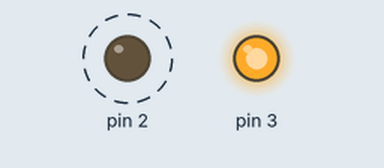
Simulated run of this sketch. Board: Arduino Uno, built with avr-gcc and run on an emulated ATmega328P. Shown: output pins drawn as LEDs (lit = HIGH). Dashed ring = blinking.

Above: at 0.2 s.
Timing chart, 0 to 3.0 s (numbered marks = the images above):
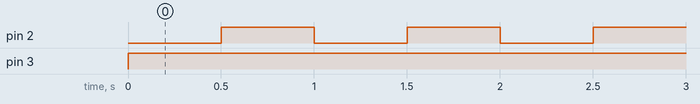

The sketch:

04_LEDTesting.ino
```cpp
void setup(){
  pinMode(2,OUTPUT);
  pinMode(3,OUTPUT);
  // digitalWrite(LED_BUILTIN, HIGH);
}

void loop(){
  digitalWrite(2,LOW);
  digitalWrite(3,HIGH);
  delay(500);
  digitalWrite(2,HIGH);
  delay(500);
}
```

Measured:
- by itself, pin 2: alternates HIGH for 0.50 s and LOW for 0.50 s
- by itself, pin 3: LOW → HIGH at 0.00 s
